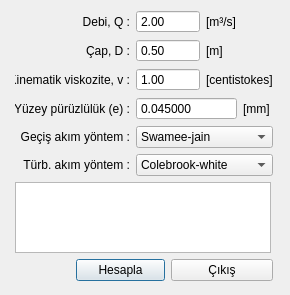
<?xml version="1.0" encoding="UTF-8"?>
<ui version="4.0">
 <class>Dw_Dialog</class>
 <widget class="QDialog" name="Dw_Dialog">
  <property name="geometry">
   <rect>
    <x>0</x>
    <y>0</y>
    <width>290</width>
    <height>295</height>
   </rect>
  </property>
  <property name="sizePolicy">
   <sizepolicy hsizetype="Expanding" vsizetype="Expanding">
    <horstretch>0</horstretch>
    <verstretch>0</verstretch>
   </sizepolicy>
  </property>
  <property name="maximumSize">
   <size>
    <width>290</width>
    <height>295</height>
   </size>
  </property>
  <property name="windowTitle">
   <string>Dw-Sürtünme Katsayı</string>
  </property>
  <property name="autoFillBackground">
   <bool>false</bool>
  </property>
  <property name="modal">
   <bool>false</bool>
  </property>
  <widget class="QWidget" name="">
   <property name="geometry">
    <rect>
     <x>15</x>
     <y>10</y>
     <width>258</width>
     <height>271</height>
    </rect>
   </property>
   <layout class="QGridLayout" name="gridLayout">
    <item row="0" column="2" colspan="2">
     <widget class="QDoubleSpinBox" name="m_q">
      <property name="buttonSymbols">
       <enum>QAbstractSpinBox::NoButtons</enum>
      </property>
      <property name="maximum">
       <double>1000.000000000000000</double>
      </property>
      <property name="value">
       <double>2.000000000000000</double>
      </property>
     </widget>
    </item>
    <item row="0" column="4">
     <widget class="QLabel" name="label_5">
      <property name="text">
       <string>[m³/s]</string>
      </property>
     </widget>
    </item>
    <item row="1" column="2" colspan="2">
     <widget class="QDoubleSpinBox" name="m_d">
      <property name="buttonSymbols">
       <enum>QAbstractSpinBox::NoButtons</enum>
      </property>
      <property name="maximum">
       <double>1000.000000000000000</double>
      </property>
      <property name="value">
       <double>0.500000000000000</double>
      </property>
     </widget>
    </item>
    <item row="1" column="4">
     <widget class="QLabel" name="label_6">
      <property name="text">
       <string>[m]</string>
      </property>
     </widget>
    </item>
    <item row="2" column="0" colspan="2">
     <widget class="QLabel" name="label_3">
      <property name="text">
       <string>Kinematik viskozite, v :</string>
      </property>
      <property name="alignment">
       <set>Qt::AlignRight|Qt::AlignTrailing|Qt::AlignVCenter</set>
      </property>
      <property name="wordWrap">
       <bool>false</bool>
      </property>
     </widget>
    </item>
    <item row="2" column="2" colspan="2">
     <widget class="QDoubleSpinBox" name="m_v">
      <property name="toolTip">
       <string>1 centistokes = 1e-6 m²/s</string>
      </property>
      <property name="buttonSymbols">
       <enum>QAbstractSpinBox::NoButtons</enum>
      </property>
      <property name="decimals">
       <number>2</number>
      </property>
      <property name="maximum">
       <double>1000.000000000000000</double>
      </property>
      <property name="value">
       <double>1.000000000000000</double>
      </property>
     </widget>
    </item>
    <item row="2" column="4" colspan="2">
     <widget class="QLabel" name="label_7">
      <property name="text">
       <string>[centistokes]</string>
      </property>
     </widget>
    </item>
    <item row="3" column="0" colspan="2">
     <widget class="QLabel" name="label_4">
      <property name="text">
       <string>Yüzey pürüzlülük (e) :</string>
      </property>
      <property name="alignment">
       <set>Qt::AlignRight|Qt::AlignTrailing|Qt::AlignVCenter</set>
      </property>
      <property name="wordWrap">
       <bool>false</bool>
      </property>
     </widget>
    </item>
    <item row="3" column="2" colspan="3">
     <widget class="QDoubleSpinBox" name="m_e">
      <property name="buttonSymbols">
       <enum>QAbstractSpinBox::NoButtons</enum>
      </property>
      <property name="decimals">
       <number>6</number>
      </property>
      <property name="maximum">
       <double>1000.000000000000000</double>
      </property>
      <property name="value">
       <double>0.045000000000000</double>
      </property>
     </widget>
    </item>
    <item row="3" column="5">
     <widget class="QLabel" name="label_8">
      <property name="text">
       <string>[mm]</string>
      </property>
     </widget>
    </item>
    <item row="4" column="0" colspan="2">
     <widget class="QLabel" name="label_9">
      <property name="text">
       <string>Geçiş akım yöntem :</string>
      </property>
      <property name="alignment">
       <set>Qt::AlignRight|Qt::AlignTrailing|Qt::AlignVCenter</set>
      </property>
      <property name="wordWrap">
       <bool>false</bool>
      </property>
     </widget>
    </item>
    <item row="4" column="2" colspan="4">
     <widget class="QComboBox" name="cb_transition">
      <property name="currentIndex">
       <number>1</number>
      </property>
      <item>
       <property name="text">
        <string>Kübik interpolasyon</string>
       </property>
      </item>
      <item>
       <property name="text">
        <string>Swamee-jain</string>
       </property>
      </item>
     </widget>
    </item>
    <item row="5" column="0" colspan="2">
     <widget class="QLabel" name="label_10">
      <property name="text">
       <string>Türb. akım yöntem :</string>
      </property>
      <property name="alignment">
       <set>Qt::AlignRight|Qt::AlignTrailing|Qt::AlignVCenter</set>
      </property>
      <property name="wordWrap">
       <bool>false</bool>
      </property>
     </widget>
    </item>
    <item row="5" column="2" colspan="4">
     <widget class="QComboBox" name="cb_turbulent">
      <item>
       <property name="text">
        <string>Colebrook-white</string>
       </property>
      </item>
      <item>
       <property name="text">
        <string>Swamee-jain</string>
       </property>
      </item>
      <item>
       <property name="text">
        <string>Halland</string>
       </property>
      </item>
     </widget>
    </item>
    <item row="7" column="1" colspan="2">
     <widget class="QPushButton" name="btn_ok">
      <property name="text">
       <string>Hesapla</string>
      </property>
     </widget>
    </item>
    <item row="7" column="3" colspan="3">
     <widget class="QPushButton" name="btn_exit">
      <property name="text">
       <string>Çıkış</string>
      </property>
     </widget>
    </item>
    <item row="6" column="0" colspan="6">
     <widget class="QTextEdit" name="te_result">
      <property name="sizePolicy">
       <sizepolicy hsizetype="Fixed" vsizetype="Fixed">
        <horstretch>0</horstretch>
        <verstretch>0</verstretch>
       </sizepolicy>
      </property>
      <property name="readOnly">
       <bool>true</bool>
      </property>
     </widget>
    </item>
    <item row="0" column="1">
     <widget class="QLabel" name="label">
      <property name="text">
       <string>Debi, Q :</string>
      </property>
      <property name="alignment">
       <set>Qt::AlignRight|Qt::AlignTrailing|Qt::AlignVCenter</set>
      </property>
      <property name="wordWrap">
       <bool>false</bool>
      </property>
     </widget>
    </item>
    <item row="1" column="1">
     <widget class="QLabel" name="label_2">
      <property name="text">
       <string>Çap, D :</string>
      </property>
      <property name="alignment">
       <set>Qt::AlignRight|Qt::AlignTrailing|Qt::AlignVCenter</set>
      </property>
      <property name="wordWrap">
       <bool>false</bool>
      </property>
     </widget>
    </item>
   </layout>
  </widget>
  <zorder>label</zorder>
  <zorder>label_2</zorder>
  <zorder>label_3</zorder>
  <zorder>label_4</zorder>
  <zorder>m_d</zorder>
  <zorder>m_v</zorder>
  <zorder>m_e</zorder>
  <zorder>label_5</zorder>
  <zorder>label_6</zorder>
  <zorder>label_7</zorder>
  <zorder>label_8</zorder>
  <zorder>label</zorder>
  <zorder>btn_ok</zorder>
  <zorder>btn_exit</zorder>
  <zorder>label_9</zorder>
  <zorder>cb_transition</zorder>
  <zorder>label_10</zorder>
  <zorder>cb_turbulent</zorder>
  <zorder>te_result</zorder>
  <zorder>btn_exit</zorder>
 </widget>
 <resources/>
 <connections>
  <connection>
   <sender>btn_exit</sender>
   <signal>clicked()</signal>
   <receiver>Dw_Dialog</receiver>
   <slot>close()</slot>
   <hints>
    <hint type="sourcelabel">
     <x>194</x>
     <y>282</y>
    </hint>
    <hint type="destinationlabel">
     <x>121</x>
     <y>151</y>
    </hint>
   </hints>
  </connection>
 </connections>
</ui>
